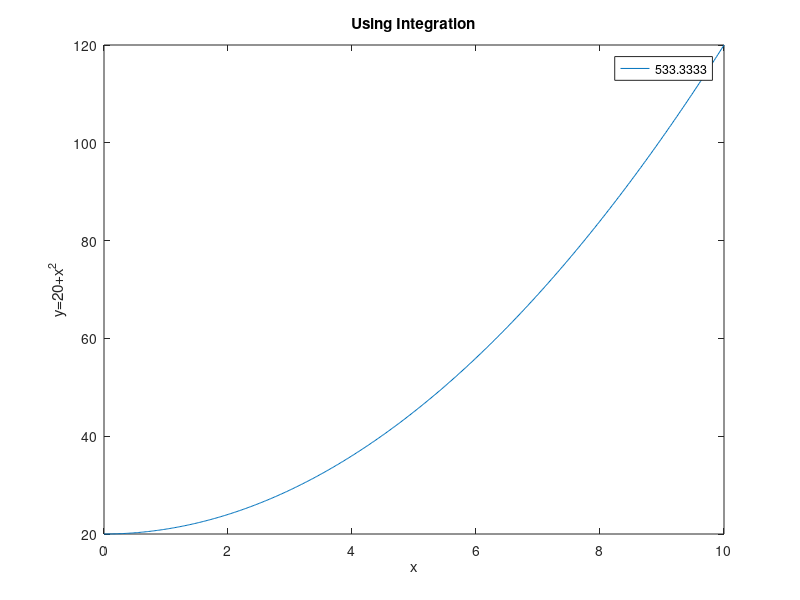

Write the MATLAB code that produced this figure.
x_vector = linspace(0,10,500);
y = (x_vector.^2) + 20;
plot (x_vector, y);

f = @(x) x.^2 +20;
i = quad(f,0,10);
disp(i);

#Features:
xlabel("x");
ylabel("y=20+x^2");
title("Using Integration");
legend('533.3333');





